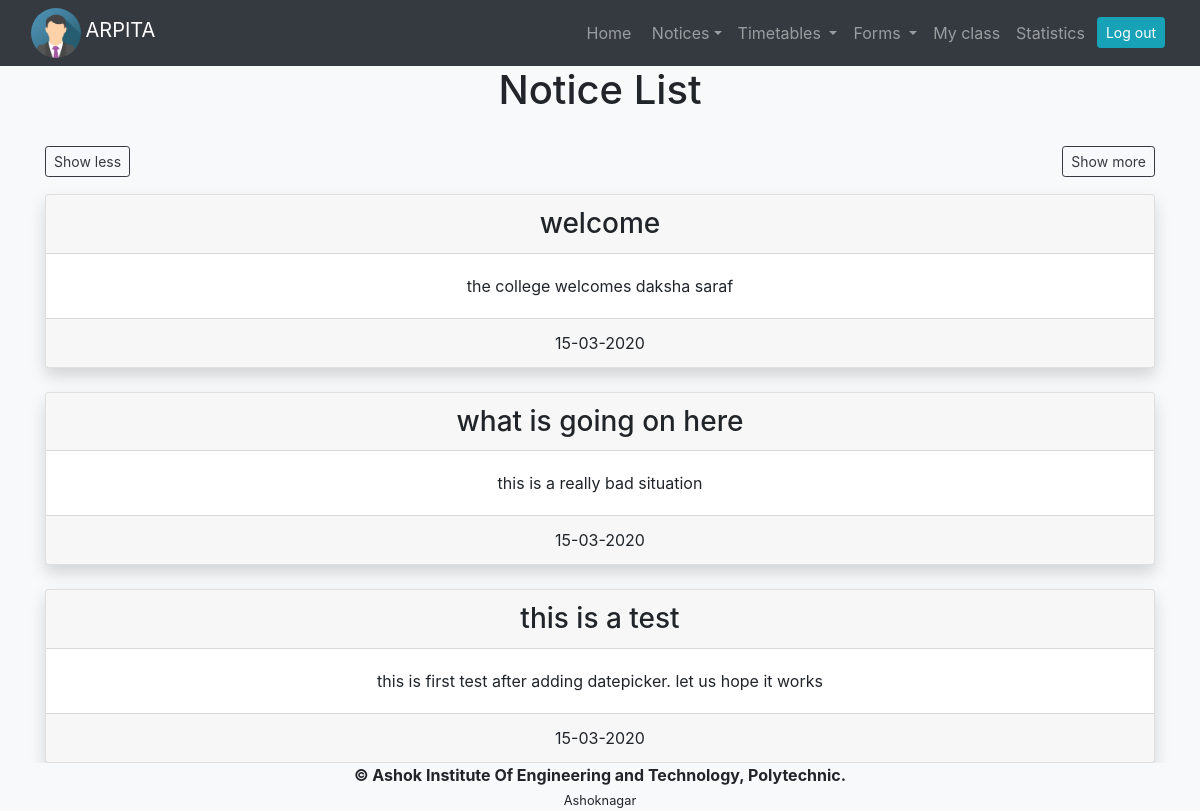
Screenshot of /show_notice.php (signed in) with the database file from the repository.
### tables this page shows
CREATE TABLE `teachers` (
  `name` text NOT NULL,
  `surname` text NOT NULL,
  `email` varchar(40) NOT NULL,
  `password` text NOT NULL,
  `position` text NOT NULL,
  `dept` varchar(20) NOT NULL
);

CREATE TABLE `notices` (
  `notice_id` int(11) NOT NULL,
  `notice_subject` varchar(250) NOT NULL,
  `notice_text` text NOT NULL,
  `notice_date` text NOT NULL
);

### session.php (called while the page is built, shortened)
<?php
   include('connect.php');
   $user_check = $_SESSION['login_user'];
   $ses_sql = mysqli_query($conn,"select name,surname,email,position,dept from teachers where email = '$user_check'");
   $row = mysqli_fetch_array($ses_sql,MYSQLI_ASSOC);
   $position = $row['position'];
   $name = $row['name'];
?>

### show_notice.php (the view, shortened to what this page needs)
<?php
  include 'session.php';
  if(strcmp($position,'principal') == 0){
    include 'ch_teacher.php';
    include_once('principal.header.php');
  }else{
    include_once('teacher.header.php');
  }
  include("connect.php");
  $limit=5;
  $result=mysqli_query($conn,"SELECT * FROM notices ORDER BY notice_id DESC LIMIT $limit");
  $data=mysqli_fetch_all($result,MYSQLI_ASSOC);
?>
<div class="container">
  <div class="text-center">
    <h1 class="card-text">Notice List</h1><br/>
    <small><form method="post" class="float-right"><input name="all" class="btn btn-outline-dark btn-sm" type="submit" value="Show more" ></form></small>
    <a href="show_notice" class="float-left btn btn-sm btn-outline-dark">Show less</a><br/>
  </div>
  <div class="text-center">
    <?php
      foreach($data as $dt){
        echo '<div class="card shadow mt-4">
          <div class="card-header">
            <h3 class="card-text">'.$dt["notice_subject"].'</h3>
          </div>
          <div class="card-body">
            <p class="card-text">'.$dt["notice_text"].'</p>
          </div>
          <div class="card-footer">
            <p class="card-text">'.$dt["notice_date"].'</p>
          </div>
        </div>';
      }
    ?>
  </div>
</div>
<?php
  include("page.footer.php");
?>

### teacher.header.php (shortened to what this page needs)
<!DOCTYPE html>
<html>
  <head>
    <link href = "main.css" rel = "stylesheet">
    <link  rel = "stylesheet" href = "bootstrap.min.css">
    <link  rel = "stylesheet" href = "jquery-ui-1.12.1/jquery-ui.min.css">
  </head>
  <body class="bg-light">
    <nav class="navbar navbar-expand-sm bg-dark navbar-dark sticky-top">
      <div class="container-fluid">
        <div class="navbar-header">
          <a href="user"><img src="img_avatar.png" alt="Avatar" class="avatar" title="profile"></a>
          <a href="user" class="navbar-brand"><?php include('session.php'); echo strtoupper($name);?></a>
        </div>
        <div id="main-navbar">
          <ul class="nav navbar-nav navbar-right">
            <li class="nav-item"><a class="nav-link" href="user">Home</a></li>
            <li class="dropdown">
              <a href="#" class="nav-link dropdown-toggle" data-toggle="dropdown" id="toggle"><span class="bg-danger text-white count"></span>&nbsp;Notices</a>
            </li>
            <li class="nav-item dropdown">
              <a class="nav-link dropdown-toggle" href="#" id="tt" data-toggle="dropdown">
                Timetables
              </a>
            </li>
            <li class="nav-item dropdown">
              <a class="nav-link dropdown-toggle" href="#" id="forms" data-toggle="dropdown">
                Forms
              </a>
            </li>
            <li class="nav-item">
              <a class="nav-link" data-toggle="tooltip" title="Classes assigned to me" href="tasks">My class</a>
            </li>
            <li class="nav-item">
              <a class="nav-link" href="graphs">Statistics</a>
            </li>
            <li class="nav-item">
              <a class="btn btn-sm btn-info m-1" href="logout">Log out</a>
            </li>
          </ul>
        </div>
      </div>
    </nav>

### main.css (style rules this page uses)
.avatar { vertical-align: middle; width: 50px; height: 50px; border-radius: 50%; }

### rows the page displays
teachers: name "ARPITA"
notices: notice_subject "welcome", notice_text "the college welcomes daksha saraf", notice_date "15-03-2020"
notices: notice_subject "what is going on here", notice_text "this is a really bad situation", notice_date "15-03-2020"
notices: notice_subject "this is a test", notice_text "this is first test after adding datepicker. let us hope it works", notice_date "15-03-2020"
